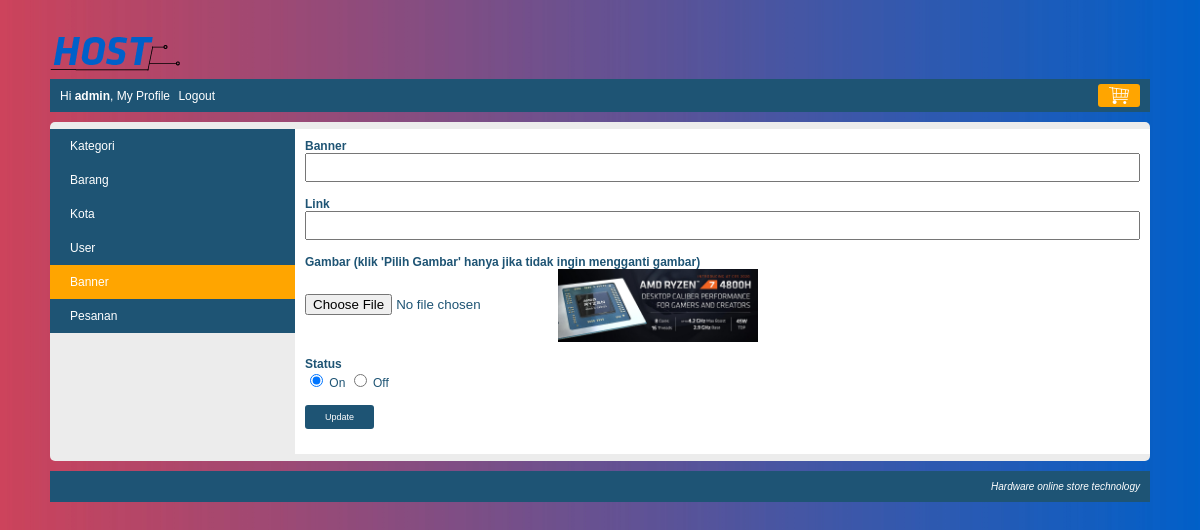
/index.php?page=my_profile&module=banner&action=form&banner_id=7 (signed in), run on the app's committed database.
### tables this page shows
CREATE TABLE `banner` (
  `banner_id` int(10) NOT NULL,
  `banner` varchar(100) NOT NULL,
  `gambar` varchar(150) NOT NULL,
  `link` varchar(500) NOT NULL,
  `status` enum('on','off') NOT NULL
);

### module/banner/form.php (the view)
<?php
    $banner_id = isset($_GET['banner_id']) ? $_GET['banner_id'] : "";
    $banner = "";
    $link = "";
    $gambar = "";
	$keterangan_gambar = "";
    $status = "";
    $button = "Add";
    if($banner_id != "")
    {
        $button = "Update";
        $queryBanner = mysqli_query($koneksi, "SELECT * FROM banner WHERE banner_id='$banner_id'");
        $row=mysqli_fetch_array($queryBanner);
		$banner = $row["banner"];
		$link = $row["link"];
		$gambar = "<img src='". BASE_URL."images/slide/$row[gambar]' style='width: 200px;vertical-align: middle;' />";
		$keterangan_gambar = "(klik 'Pilih Gambar' hanya jika tidak ingin mengganti gambar)";
		$status = $row["status"];
    }
?>
<form action="<?php echo BASE_URL."module/banner/action.php?banner_id=$banner_id"?>" method="post" enctype="multipart/form-data">
	<div class="element-form">
		<label>Banner</label>
		<span><input type="text" name="banner" value="<?php echo $banner; ?>" /></span>
	</div>
	<div class="element-form">
		<label>Link</label>
		<span><input type="text" name="link" value="<?php echo $link; ?>" /></span>
	</div>
	<div class="element-form">
		<label>Gambar <?php echo $keterangan_gambar; ?></label>
		<span><input type="file" name="file" /><?php echo $gambar; ?></span>
	</div>
	<div class="element-form">
		<label>Status</label>
		<span>
			<input type="radio" value="on" name="status" <?php if($status == "on"){ echo "checked"; } ?> /> On
			<input type="radio" value="off" name="status" <?php if($status == "off"){ echo "checked"; } ?> /> Off
		</span>
	</div>
	<div class="element-form">
		<span><input type="submit" name="button" value="<?php echo $button; ?>" class="submit-my-profile" /></span>
	</div>
</form>

### css/Style.css (style rules this page uses)
body { font-family: arial; font-size: 12px; color: #1e5474; background-image: url(../images/BG.jpg); height: 100%; background-repeat: no-repeat; background-size: cover; margin: 0px; }
.element-form { margin-bottom: 15px; }
.element-form label { display: block; font-weight: bold; }
.element-form span { display: block; }
.element-form span input[type="text"], .element-form span input[type="password"], .element-form span textarea, .element-form span select { width: 100%; padding: 5px; box-sizing: border-box; }
.element-form span input[type="submit"] { background: #1e5474; border: none; color: white; padding: 7px 20px; border-radius: 3px; font-size: 9px; cursor: pointer; }

### data on the page
banner: gambar (picture), status "☑"

### other printed values
$nama "admin"
$keterangan_gambar "(klik 'Pilih Gambar' hanya jika tidak ingin mengganti gambar)"
